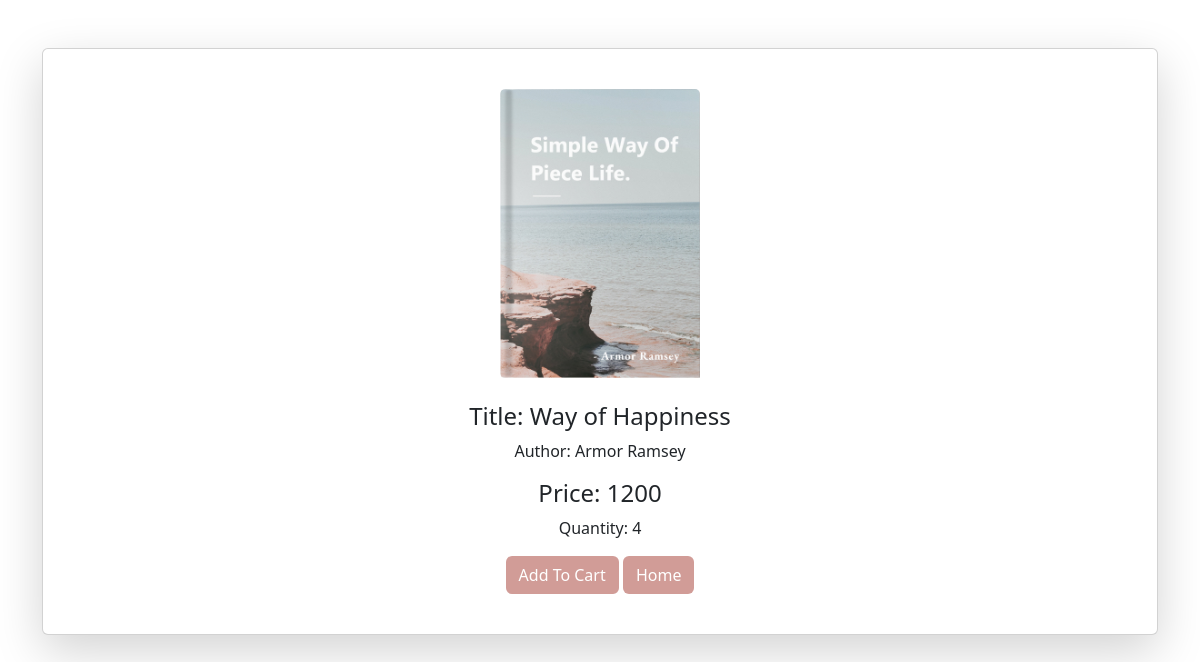
Page /detailbook/13/ on the committed database.
### Bookapp/models.py (models this page shows, shortened)
class Books(models.Model):
    title = models.CharField(max_length=200,null=True)
    price = models.IntegerField(null=True)
    image = models.ImageField(upload_to='book_media')
    quantity = models.IntegerField()
    author =models.ForeignKey(Author, on_delete=models.CASCADE)

class Author(models.Model):
    name = models.CharField(max_length=300,null=True)
    def __str__(self):
        return '{}'.format(self.name)

### userapp/views.py (the view)
# urls.py: path('detailbook/<int:book_id>/',views.detailsView,name='detailbook'),
def detailsView(request,book_id):
    book=Books.objects.get(id=book_id)
    return render(request,'user/user_detail.html',{'book':book})

### templates/user/user_detail.html (shortened to what this page needs)
<!DOCTYPE html>
{% load static %}
<html lang="en">
<head>
  <link href="https://cdn.jsdelivr.net/npm/bootstrap@5.3.0/dist/css/bootstrap.min.css" rel="stylesheet">
</head>
<body>
  <div class="container text-center mt-5 color-dark " >
    <div class="card shadow-lg p-4">
      <div class="card-body">
        <div class="icon-container text-success mb-4">
            <img src="{{ book.image.url }}" style="width:200px;height:auto;object-fit:cover;" class="card-img-top" alt="...">
        </div>
        <h4 class="card-title">Title: {{book.title}}</h4>
        <p class="card-text">Author: {{book.author}}</p>
        <h4>Price: {{book.price}}</h4>
        <p>Quantity: {{book.quantity}}</p>
        <a href="{% url 'addtocart' book.id %}" class="btn btn- text-white" style="background-color: #D19C97;">Add To Cart</a>
          <a href="{% url 'userlist' %}" class="btn btn- text-white" style="background-color: #D19C97;">Home</a>
      </div>
    </div>
  </div>
  <link href="https://cdn.jsdelivr.net/npm/bootstrap-icons/font/bootstrap-icons.css" rel="stylesheet">
</body>
</html>

### rows in the picture
Books: image (picture), title "Way of Happiness", author "Armor Ramsey", price "1200", quantity "4"
